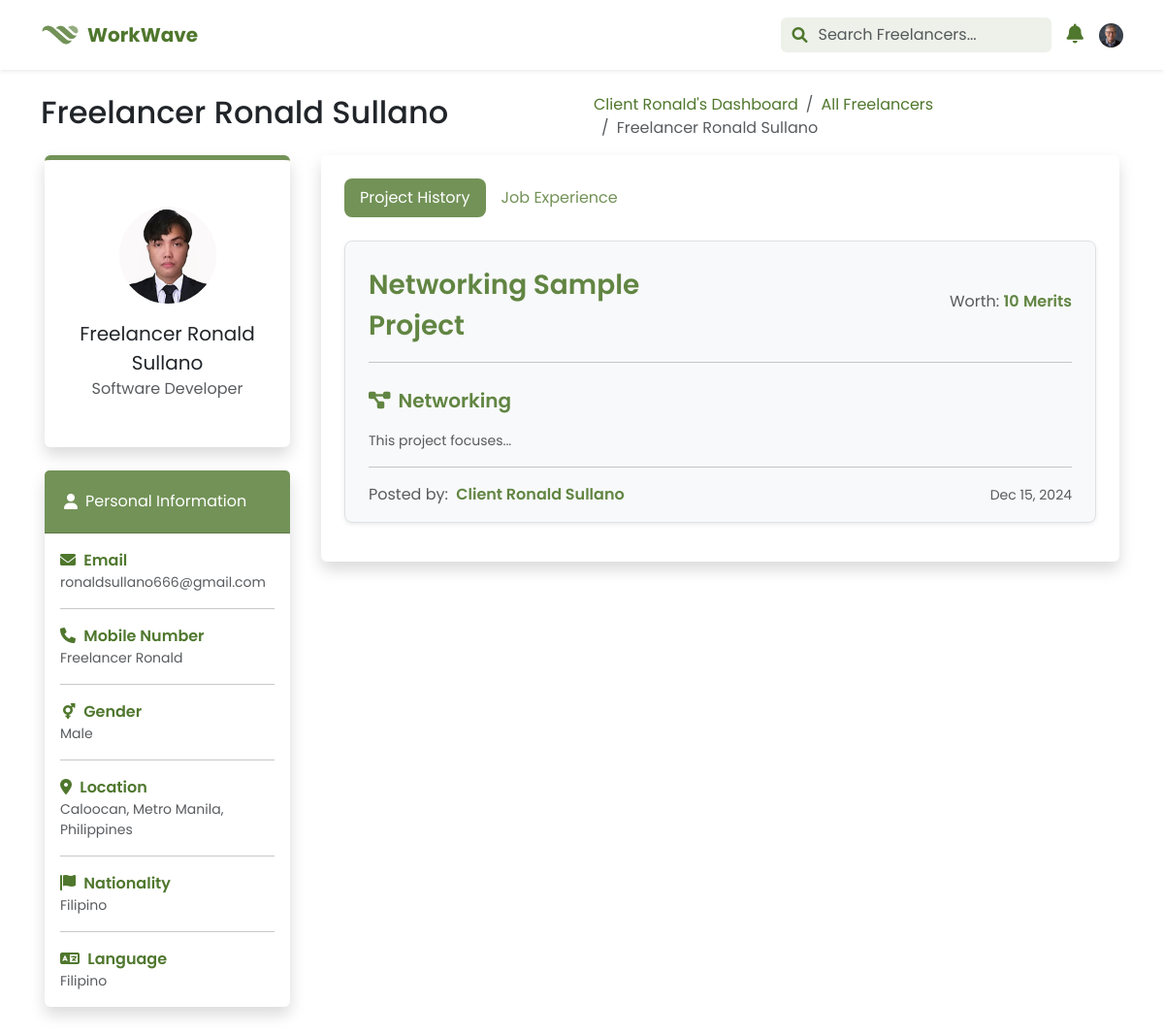
Page /pages/client/view_freelancer.php?id=45 (signed in) on the committed database.
### tables this page shows
CREATE TABLE `freelancer_applications` (
  `id` int(11) NOT NULL,
  `project_id` int(11) DEFAULT NULL,
  `user_id` int(11) DEFAULT NULL,
  `application_details` text NOT NULL,
  `portfolio_url` varchar(255) DEFAULT NULL,
  `application_status_id` int(11) NOT NULL DEFAULT 1,
  `application_date` datetime NOT NULL DEFAULT current_timestamp(),
  `created_at` timestamp NULL DEFAULT current_timestamp(),
  `updated_at` timestamp NULL DEFAULT current_timestamp() ON UPDATE current_timestamp()
);

CREATE TABLE `client_projects` (
  `id` int(11) NOT NULL,
  `user_id` int(11) DEFAULT NULL,
  `project_title` varchar(255) NOT NULL,
  `project_category_id` int(11) NOT NULL,
  `project_description` text DEFAULT NULL,
  `project_objective` text DEFAULT NULL,
  `project_status_id` int(11) NOT NULL DEFAULT 1,
  `project_connect_cost` int(11) DEFAULT 10,
  `project_merit_worth` int(11) DEFAULT 10,
  `created_at` timestamp NOT NULL DEFAULT current_timestamp(),
  `updated_at` timestamp NOT NULL DEFAULT current_timestamp() ON UPDATE current_timestamp()
);

CREATE TABLE `users` (
  `id` int(11) NOT NULL,
  `first_name` varchar(50) NOT NULL,
  `last_name` varchar(50) NOT NULL,
  `birthdate` date NOT NULL,
  `gender_id` int(11) NOT NULL,
  `city` varchar(255) NOT NULL,
  `email` varchar(255) NOT NULL,
  `mobile_number` varchar(13) NOT NULL,
  `nationality` varchar(255) NOT NULL,
  `language` varchar(255) NOT NULL,
  `role_id` int(11) NOT NULL,
  `profile_picture_url` varchar(255) NOT NULL,
  `job_title_id` int(10) DEFAULT NULL,
  `password_hash` varchar(255) NOT NULL,
  `reset_token_hash` varchar(255) DEFAULT NULL,
  `reset_token_expiry` datetime DEFAULT NULL,
  `activation_token_hash` varchar(255) DEFAULT NULL,
  `last_login_date` datetime DEFAULT NULL,
  `deactivation_duration` datetime DEFAULT NULL,
  `status_id` int(11) DEFAULT 1,
  `created_at` timestamp NULL DEFAULT current_timestamp(),
  `updated_at` timestamp NULL DEFAULT current_timestamp() ON UPDATE current_timestamp()
);

### dist/php/process/proc_profile.php (called while the page is built, shortened)
<?php
$user_id = $_SESSION['user_id'];
$stmt = $mysqli->prepare("SELECT * FROM v_user_profile WHERE id = ?");
$stmt->bind_param("i", $user_id);
$stmt->execute();
$result = $stmt->get_result();
$user = $result->fetch_assoc();

### pages/client/view_freelancer.php (the view, shortened to what this page needs)
<?php
include ('../../misc/modals.php');
include ('../../dist/php/process/proc_profile.php');
include ('header.php');
$freelancer_id = $_GET['id'];
$details_query = "SELECT * FROM v_user_profile
                 JOIN v_freelancer_connects_and_merits ON v_user_profile.id = v_freelancer_connects_and_merits.id
                 WHERE v_user_profile.id = ?";
$stmt = $mysqli->prepare($details_query);
$stmt->bind_param("i", $freelancer_id);
$stmt->execute();
$freelancer = $stmt->get_result()->fetch_assoc();
$projects_query = "SELECT * FROM v_applications
                  JOIN v_applications_ids ON v_applications.id = v_applications_ids.id
                  JOIN v_project_details ON v_applications_ids.project_id = v_project_details.id
                  JOIN v_user_profile ON v_project_details.project_owner = v_user_profile.id
                  WHERE v_applications_ids.user_id = ?
                  ORDER BY v_applications.created_at DESC";
$stmt = $mysqli->prepare($projects_query);
$stmt->bind_param("i", $freelancer_id);
$stmt->execute();
$projects = $stmt->get_result()->fetch_all(MYSQLI_ASSOC);
?>
<!DOCTYPE html>
<html lang="en">
<head>
    <link href="https://cdn.jsdelivr.net/npm/bootstrap@5.3.0/dist/css/bootstrap.min.css" rel="stylesheet">
    <link rel="stylesheet" href="https://cdnjs.cloudflare.com/ajax/libs/font-awesome/6.0.0-beta3/css/all.min.css">
    <link rel="stylesheet" href="../../dist/css/custom.css">
</head>
<body>
    <section class="container-fluid poppins">
        <div class="container">
            <div class="row mt-4 d-flex align-items-center">
                <div class="col-12 col-md-6">
                    <h2 class="text-start"><?php echo htmlspecialchars($freelancer['first_name'] . ' ' . $freelancer['last_name']); ?></h2>
                </div>
                <div class="col-12 col-md-6 d-flex justify-content-md-end mt-3 mt-md-0">
                    <nav aria-label="breadcrumb">
                        <ol class="breadcrumb mb-0">
                            <li class="breadcrumb-item"><a href="dashboard.php"><?php echo htmlspecialchars($user['first_name']); ?>'s Dashboard</a></li>
                            <li class="breadcrumb-item"><a href="freelancers.php">All Freelancers</a></li>
                            <li class="breadcrumb-item active" aria-current="page"><?php echo htmlspecialchars($freelancer['first_name'] . ' ' . $freelancer['last_name']); ?></li>
                        </ol>
                    </nav>
                </div>
            </div>
            <div class="row">
                <div class="col-12 col-md-4 col-lg-3 p-3">
                    <div class="card card-primary card-outline border-top-accent shadow border-0 mb-4 position-relative">
                        <div class="container d-flex justify-content-center mt-5 position-relative">
                            <div class="profile-pic-wrapper">
                                <img src="<?php echo $freelancer['profile_picture_url'] ?>" class="profile-pic rounded-circle" style="width: 100px; height: 100px; object-fit: cover;" onerror="this.onerror=null; this.src='../../img/default-profile.png';">
                            </div>
                        </div>
                        <div class="container fs-5 text-center mt-3"><?php echo $freelancer['first_name'] . ' ' . $freelancer['last_name'] ?></div>
                        <div class="container fs-6 text-center text-muted mb-5"><?php echo $freelancer['job_title'] ?></div>
                    </div>
                    <div class="card card-primary card-outline shadow border-0 mb-4">
                        <div class="card-header bg-green-30 p-3">
                            <div class="d-flex align-items-center text-decoration-none">
                                <i class="fa-solid fa-user text-white mx-1"></i>
                                <div class="text-white p-1 d-inline">Personal Information</div>
                            </div>
                        </div>
                        <div class="card-body">
                            <div class="mb-3">
                                <span class="fas fa-envelope me-1 text-green-60"></span>
                                <span class="text-muted fw-semibold text-green-60">Email</span>
                                <div class="text-muted small"><?php echo $freelancer['email'] ?></div>
                            </div>
                            <hr class="divider">
                            <div class="mb-3">
                                <span class="fas fa-phone me-1 text-green-60"></span>
                                <span class="text-muted fw-semibold text-green-60">Mobile Number</span>
                                <div class="text-muted small"><?php echo $freelancer['first_name'] ?></div>
                            </div>
                            <hr class="divider">
                            <div class="mb-3">
                                <span class="fas fa-mars-and-venus me-1 text-green-60"></span>
                                <span class="text-muted fw-semibold text-green-60">Gender</span>
                                <div class="text-muted small"><?php echo $freelancer['gender'] ?></div>
                            </div>
                            <hr class="divider">
                            <div class="mb-3">
                                <span class="fas fa-location-dot me-1 text-green-60"></span>
                                <span class="text-muted fw-semibold text-green-60">Location</span>
                                <div class="text-muted small"><?php echo $freelancer['city'] ?></div>
                            </div>
                            <hr class="divider">
                            <div class="mb-3">
                                <span class="fas fa-flag me-1 text-green-60"></span>
                                <span class="text-muted fw-semibold text-green-60">Nationality</span>
                                <div class="text-muted small"><?php echo $freelancer['nationality'] ?></div>
                            </div>
                            <hr class="divider">
                            <div class="">
                                <span class="fas fa-language me-1 text-green-60"></span>
                                <span class="text-muted fw-semibold text-green-60">Language</span>
                                <div class="text-muted small"><?php echo $freelancer['language'] ?></div>
                            </div>
                        </div>
                    </div>
                </div>
                <div class="col-12 col-md-8 col-lg-9 p-3">
                    <div class="card shadow border-0">
                        <div class="card-body">
                            <ul class="nav nav-pills mb-3 m-2" id="pills-tab" role="tablist">
                                <li class="nav-item" role="presentation">
                                    <button class="nav-link active" id="pills-project-tab" data-bs-toggle="pill" data-bs-target="#pills-project" type="button" role="tab" aria-controls="pills-project" aria-selected="true">
                                        Project History
                                    </button>
                                </li>
                                <li class="nav-item" role="presentation">
                                    <button class="nav-link" id="pills-experience-tab" data-bs-toggle="pill" data-bs-target="#pills-experience" type="button" role="tab" aria-controls="pills-experience" aria-selected="false">
                                        Job Experience
                                    </button>
                                </li>
                            </ul>
                            <div class="tab-content m-2" id="pills-tabContent">
                                <div class="tab-pane slide show active" id="pills-project" role="tabpanel" aria-labelledby="pills-project-tab">
                                    <?php foreach ($projects as $project): ?>
                                        <div class="card my-4 shadow-sm bg-light border rounded-3">
                                            <div class="card-body">
                                                <div class="col-12 col d-flex justify-content-between mb-2">
                                                    <div class="col-md-6 pt-2 d-flex bg- align-items-center">
                                                        <div
                                                        class="text-green-40 fw-semibold ps-2 fs-3">
                                                            <?php echo htmlspecialchars($project['project_title']); ?>
                                                        </div>
                                                    </div>
                                                    <div class="col-md-6 d-flex align-items-center justify-content-end pe-2">
                                                        <span class="">
                                                            <span class="text-muted">Worth:</span>
                                                            <span class="fw-semibold text-green-40"><?php echo htmlspecialchars($project['project_merit_worth']); ?></span>
                                                            <span class="fw-semibold text-green-40">Merits</span>
                                                        </span>
                                                    </div>
                                                </div>
                                                <hr class="divider mx-2">
                                                <div class="col-12 col d-flex align-items-center justify-content-between mb-2">
                                                    <span class="d-flex align-items-center p-2 rounded-3 text-green-40">
                                                        <span class="fas fa-diagram-project fs-5"></span>
                                                        <span class="px-2 fs-5 fw-semibold"><?php echo htmlspecialchars($project['project_category']); ?></span>
                                                    </span>
                                                </div>
                                                <div class="col-12 col d-flex align-items-center mt-2">
                                                    <div class="px-2 text-muted small text-justify">
                                                        <?php
                                                        $description = htmlspecialchars($project['project_description']);
                                                        echo strlen($description) > 20 ? substr($description, 0, 20) . '...' : $description;
                                                        ?>
                                                    </div>
                                                </div>
                                                <hr class="divider mx-2 mt-3">
                                                <div class="col-12 col d-flex align-items-center px-2 pt-0 mt-0">
                                                    <div class="col-md-6 d-flex bg- align-items-center">
                                                        <span>
                                                            <span class="text-muted me-1">Posted by:</span>
                                                            <span class="fw-semibold text-green-40">
                                                                <?php
                                                                    echo htmlspecialchars($project['first_name'] . ' ' . $project['last_name']);
                                                                ?>
                                                            </span>
                                                        </span>
                                                    </div>
                                                    <div class="col-md-6 d-flex align-items-center justify-content-end">
                                                        <span class="text-muted small">
                                                            <?php
                                                                echo htmlspecialchars(date('M j, Y', strtotime($project['created_at'])));
                                                            ?>
                                                        </span>
                                                    </div>
                                                </div>
                                            </div>
                                        </div>
                                    <?php endforeach; ?>
                                </div>
                            </div>
                        </div>
                    </div>
                </div>
            </div>
        </div>
    </section>
</body>
</html>

### rows in the picture
freelancer_applications: project.project_title "Networking Sample Project", project.project_merit_worth "10", project_category "Networking", project.project_description "This project focuses", users.first_name+last_name "Client Ronald Sullano", project.created_at "Dec 15, 2024"

### other values in the picture
$freelancer['first_name'] . ' ' . $freelancer['last_name'] "Freelancer Ronald Sullano"
$user['first_name'] "Client Ronald"
$freelancer['first_name'] "Freelancer Ronald"
$freelancer['last_name'] "Sullano"
$freelancer['job_title'] "Software Developer"
$freelancer['email'] "ronaldsullano666@gmail.com"
$freelancer['gender'] "Male"
$freelancer['city'] "Caloocan, Metro Manila, Philippines"
$freelancer['nationality'] "Filipino"
$freelancer['language'] "Filipino"
